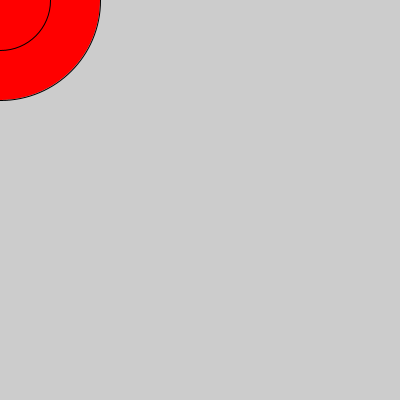
Frame 1 (no input)
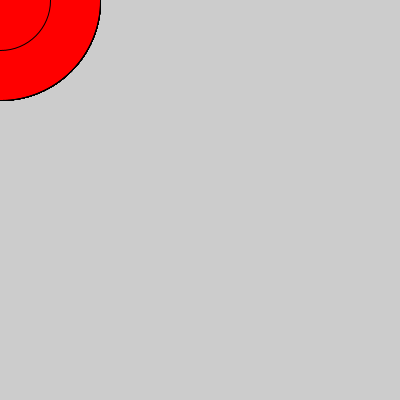
Frame 60 (the mouse pressed at the canvas centre just before this capture)
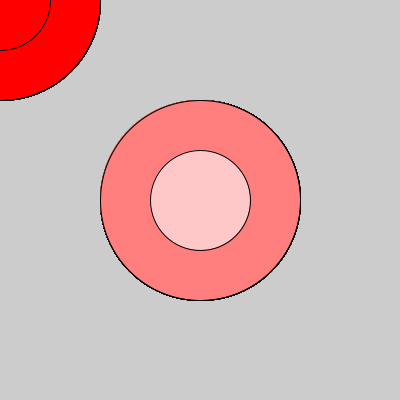
Frame 120 (the mouse held since frame 60 and released just before this capture)

The Processing sketch that drew these frames (run headless with seeded random() and noise(); from frame 60 on, the mouse is pressed at the canvas centre):

// Processing sketch: map
// ── map.pde
void setup() {
  size(400, 400);
}

void draw() {
  float r = map(mouseX, 0, 400, 0 , 255);
  float v = map(mouseY, 0, 400, 0 , 255);
  fill(255,v,r);
  ellipse(mouseX,mouseY,200,200);
  fill(255,mouseY,mouseX);
  ellipse(mouseX,mouseY,100,100);
}
